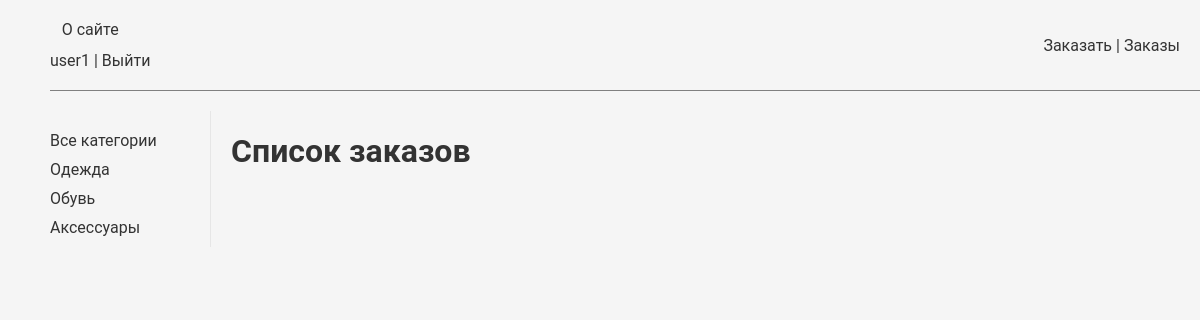
/orders/ (signed in), run on an earlier commit of the app's database.
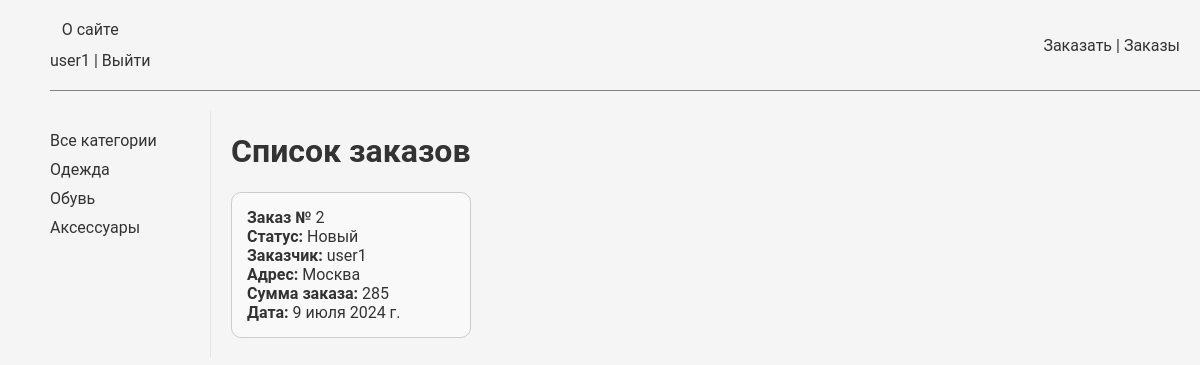
And on a later commit of the database.
### catalog/models.py (models this page shows, shortened)
class Category(models.Model):
    name = models.CharField(max_length=50)
    slug = models.SlugField(max_length=255, unique=True, db_index=True, verbose_name="URL")
    class Meta:
        ordering = ['name']
    def get_absolute_url(self):
        return reverse('catalog:cat_products', kwargs={'cat_slug': self.slug})

### orders/models.py (models this page shows, shortened)
class Order(models.Model):
    ORDER_STATUS_CHOICES = [
        ('new', 'Новый'),
        ('processing', 'В обработке'),
        ('ready', 'Готов'),
        ('received', 'Получен'),
    ]
    ORDER_STATUS_DICT = dict(ORDER_STATUS_CHOICES)
    customer = models.ForeignKey(User, on_delete=models.CASCADE)
    address = models.CharField(max_length=50, default='', blank=True)
    phone = models.CharField(max_length=50, default='', blank=True)
    date = models.DateField(default=datetime.datetime.today)
    status = models.CharField(max_length=20, choices=ORDER_STATUS_CHOICES, default='new')
    class Meta:
        ordering = ['date']
    @property
    def status_display(self):
        return self.ORDER_STATUS_DICT.get(self.status)
    @property
    def total_price(self):
        return sum(item.price for item in self.orderitem_set.all())

class OrderItem(models.Model):
    order = models.ForeignKey(Order, on_delete=models.CASCADE)
    product = models.ForeignKey(Products, on_delete=models.CASCADE)
    quantity = models.IntegerField(default=1)
    price = models.IntegerField()
    class Meta:
        ordering = ['product']

### orders/views.py (the view)
# urls.py: path('', Orders.as_view(), name='orders'),
class Orders(DataMixin, ListView):
    model = Order
    template_name = 'orders/orders.html'
    context_object_name = 'orders'
    ordering = 'status'
    def get_queryset(self):
        if self.request.user.is_superuser:
            return Order.objects.all()
        else:
            return Order.objects.filter(customer=self.request.user)
    def get_context_data(self, *, object_list=None, **kwargs):
        context = super().get_context_data(**kwargs)
        c_def = self.get_user_context(title="Список заказов")
        context.update(c_def)
        return context

### users/utils.py (called while the page is built)
    def get_user_context(self, **kwargs):
        context = kwargs
        cats = Category.objects.annotate(Count('products'))
        user_menu = menu.copy()
        context['menu'] = user_menu
        context['cats'] = cats
        if 'cat_selected' not in context:
            context['cat_selected'] = 0
        return context

    def get_context_data(self, *, object_list=None, **kwargs):
        context = super().get_context_data(**kwargs)
        c_def = self.get_user_context(title="Список заказов")
        context.update(c_def)
        return context

### orders/templates/orders/orders.html
{% extends 'users/base.html' %}
{% block content %}
<h1>{{title}}</h1>
<ul class="order-list">
    {% for order in orders %}
    <li class="order-item">
        <div class="order-container">
            <a href="{% url 'orders:one_order' order.pk %}">
                <strong>Заказ № </strong> {{ order.pk }}<br>
            </a>
            <strong>Статус:</strong> {{ order.status_display }}<br>
            <strong>Заказчик:</strong> {{ order.customer }}<br>
            <strong>Адрес:</strong> {{ order.address }}<br>
            <strong>Сумма заказа:</strong> {{ order.total_price }}<br>
            <strong>Дата:</strong> {{ order.date }}<br>
        </div>
    </li>
    {% endfor %}
</ul>
{% endblock %}

### users/templates/users/base.html (shortened to what this page needs)
{% load static %}
<!DOCTYPE html>
<html>
<head>
    <link rel="stylesheet" href="{% static 'css/styles.css' %}">
</head>
<body>
<table class="table-page" border="0" cellpadding="0" cellspacing="0">
    <tr>
        <td valign="top" class="categories">
            {% block mainmenu %}
            <ul id="mainmenu" class="mainmenu">
                <div class="mainmenu__about">
                    {% for m in menu %}
                    <li><a href="{% url 'users:'|add:m.url_name %}">{{m.title}}</a></li>
                    {% endfor %}
                    {% if request.user.is_authenticated %}
                    <li class="last"> {{user.username}} | <a href="{% url 'users:logout' %}">Выйти</a></li>
                    {% else %}
                    <li class="last"><a href="{% url 'users:register' %}">Регистрация</a> | <a href="{% url 'users:login' %}">Войти</a> </li>
                    {% endif %}
                </div>
                <li><a href="{% url 'orders:create_order' %}">Заказать</a>
                {% if request.user.is_authenticated %}
                | <a href="{% url 'orders:orders' %}">Заказы</a> {% endif %}
                </li>
            </ul>
            {% endblock mainmenu %}
            <table class="table-content" border=0 cellpadding="0" cellspacing="0">
                <tr>
                    <td valign="top" class="left-chapters">
                        <ul id="leftchapters">
                            {% if request.resolver_match.url_name == 'products' and cat_selected == 0 %}
                                <li class="selected">Все категории</li>
                            {% else %}
                                <li><a href="{% url 'catalog:products' %}">Все категории</a></li>
                            {% endif %}
                            {% for c in cats %}
                                {% if c.products__count > 0 %}
                                {% if c.pk == cat_selected %}
                                <li class="selected">{{c.name}}</li>
                                {% else %}
                                <li><a href="{{ c.get_absolute_url }}">{{c.name}}</a></li>
                                {% endif %}
                                {% endif %}
                            {% endfor %}
                        </ul>
                    </td>
                    <td valign="top" class="content">
                        <div class="content-text">
                            {% block content %}
                            {% endblock %}
                        </div>
                    </td>
                </tr>
            </table>
        </td>
    </tr>
</table>
</body>
</html>

What changed in the data, as far as the page shows it:
added Order: pk "2", status_display "Новый", customer "user1", address "Москва", total_price "285", date "9 июля 2024 г."
